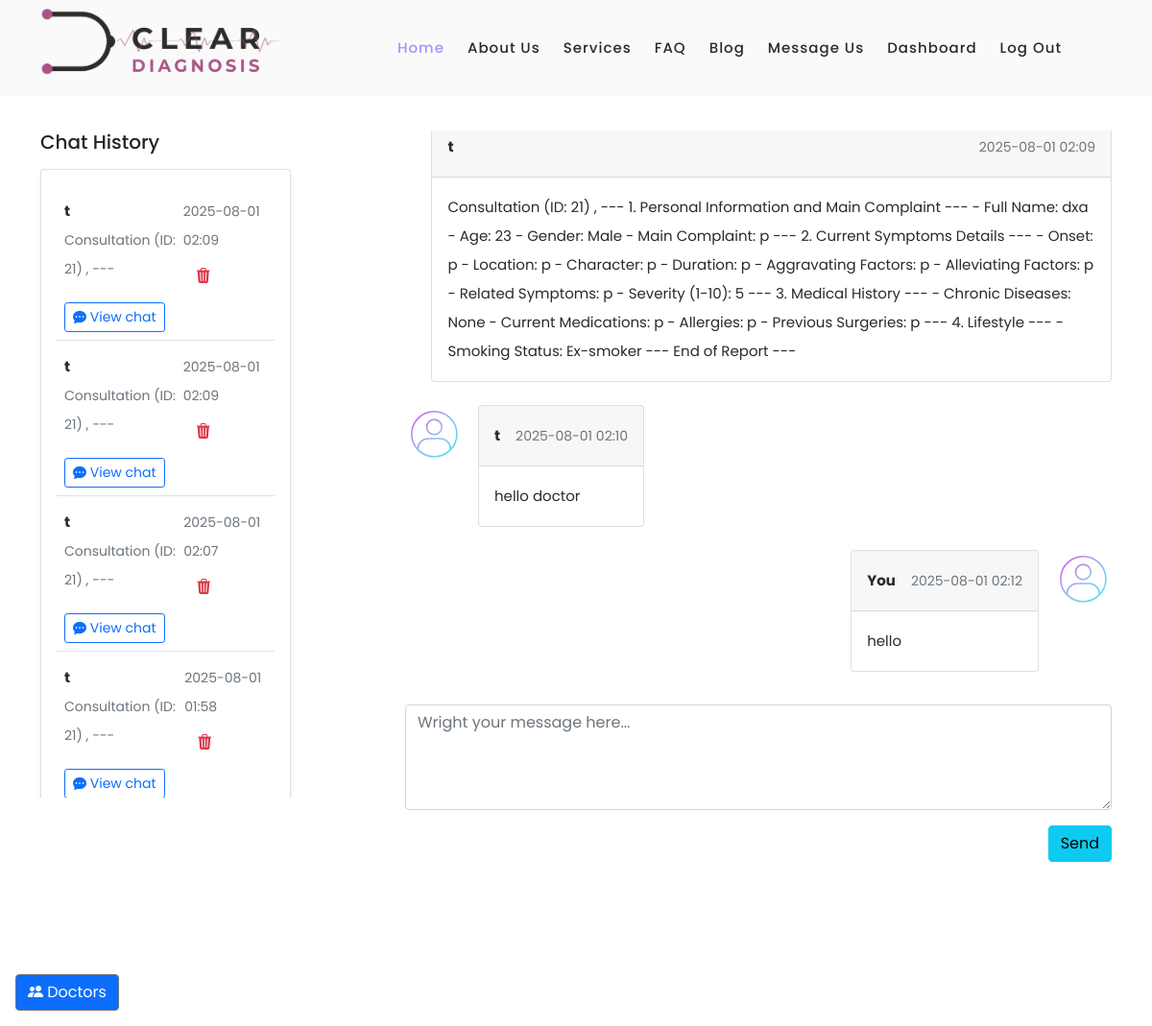
Page /chat/16/doctor/2?user_id=1 (signed in) on the committed database.
### models.py (models this page shows, shortened)
class Conversation(db.Model):
    id = db.Column(db.Integer, primary_key=True)
    user_id = db.Column(db.Integer, db.ForeignKey('users.id'), nullable=False)
    role = db.Column(db.String(50), default='User')  # 'User' or 'Doctor'
    subject = db.Column(db.String(255), nullable=False)
    messages = db.relationship('Message', backref='conversation',cascade="all, delete-orphan", lazy=True, order_by="Message.timestamp")
    doctor_id = db.Column(db.Integer, db.ForeignKey('doctors.id'), nullable=True)
    timestamp = db.Column(db.DateTime, default=datetime.utcnow)
    status = db.Column(db.String(50), default='active')  # 'active', 'closed', 'pending'
    user = db.relationship('User', backref='conversations')

class User(db.Model):
    __tablename__ = 'users'
    id = db.Column(db.Integer, primary_key=True)
    username = db.Column(db.String(80), unique=True, nullable=False)
    email = db.Column(db.String(120), unique=True, nullable=False)
    password_hash = db.Column(db.String(128), nullable=False)
    role = db.Column(db.String(50), default='user')
    is_admin = db.Column(db.Boolean, default=False)
    is_online = db.Column(db.Boolean, default=False)
    last_login = db.Column(db.DateTime, nullable=True)
    created_at = db.Column(db.DateTime, server_default=db.func.now())
    updated_at = db.Column(db.DateTime, server_default=db.func.now(), onupdate=db.func.now())
    doctor_profile = db.relationship('Doctor', back_populates='user', uselist=False)

class Message(db.Model):
    id = db.Column(db.Integer, primary_key=True)
    conversation_id = db.Column(db.Integer, db.ForeignKey('conversation.id'), nullable=False)
    sender_id = db.Column(db.Integer, db.ForeignKey('users.id'), nullable=False)
    role = db.Column(db.String(50), default='User')  # 'User' or 'Doctor' or 'Assistant'
    content = db.Column(db.Text, nullable=False)
    timestamp = db.Column(db.DateTime, default=datetime.utcnow)
    sender = db.relationship('User')

### app.py (the view, shortened to what this page needs)
@app.route('/chat/<int:conversation_id>', defaults={'doctor_id': None}, methods=['GET', 'POST'])
@app.route('/chat/<int:conversation_id>/doctor/<int:doctor_id>', methods=['GET', 'POST'])
@login_required
def chat(conversation_id, doctor_id):
    doctors = db.session.query(User).join(Doctor).filter(User.role == 'doctor').all()
    conversations = Conversation.query.filter_by(user_id=current_user.id).order_by(Conversation.timestamp.desc()).all()
    doctor_conversations = Conversation.query.filter_by(doctor_id=current_user.id).order_by(Conversation.timestamp.desc()).all()
    if current_user.role == 'doctor':
        conversations = doctor_conversations
    if conversation_id == 0:
        return render_template('chat.html', conversations=conversations, doctors=doctors,doctor_id=doctor_id, new_chat=True)
    user_id = request.args.get('user_id', type=int)
    if user_id :
        convo = Conversation.query.filter_by(id=conversation_id, user_id=user_id, doctor_id=current_user.id).first_or_404()
    else:
        convo = Conversation.query.filter_by(id=conversation_id, user_id=current_user.id).first_or_404()
    return render_template('chat.html', conversations=conversations, conversation=convo, doctors=doctors, new_chat=False)

### app.py (called while the page is built)
@login_manager.user_loader
def load_user(user_id):
    return UserLogin.query.get(int(user_id))

@app.before_request
def create_tables():
    db.create_all()

@app.before_request
def update_last_seen():
    if current_user.is_authenticated:
        current_user.last_login = datetime.utcnow()
        db.session.commit()

### templates/chat.html (shortened to what this page needs)
{%extends "base.html" %}
{% block content %}
<section>
  <div class="container py-3">
    <div class="row">
      <div class="col-md-5 col-lg-4 col-xl-3 mb-4 mb-md-0 overflow-auto" style='height: 65vh;' id="chat-history">
        <h5 class="font-weight-bold mb-3 text-center text-lg-start">Chat History</h5>
        <div class="card shadow-sm">
          <div class="card-body">
          {% if conversations %}
            <ul class="list-unstyled mb-0">
            {% for conversation in conversations %}
              <li class="p-2 border-bottom">
                <a href="#!" class="d-flex justify-content-between">
                  <div class="d-flex flex-row">
                    <div class="pt-1">
                      <p class="fw-bold mb-0">
                        {% if conversation.doctor_id %}
                          {% if current_user.role == 'doctor' %}
                            {{ conversation.user.username }}
                          {% else %}
                            Dr. {{ conversation.doctor_id | doctor_name }}
                          {% endif %}
                        {% else %}
                          Medical Assistant
                        {% endif %}
                      </p>
                      <p class="small text-muted">{{ conversation.subject[:120] }}{% if conversation.subject|length > 120 %}...{% endif %}</p>
                    </div>
                  </div>
                  <div class="pt-1">
                    <p class="small text-muted mb-1">{{ conversation.timestamp.strftime('%Y-%m-%d %H:%M') }}</p>
                    <form method="POST"
                          action="{{ url_for('delete_conversation', conversation_id=conversation.id) }}"
                          class="delete-form">
                      <button type="button" class="btn btn-link text-danger trigger-delete">
                        <i class="bi bi-trash3-fill"></i>
                      </button>
                    </form>
                  </div>
                </a>
                      <p>
                        {% if current_user.role == 'doctor' %}
                        <a href="{{ url_for('chat', conversation_id=conversation.id,doctor_id=conversation.doctor_id, user_id=conversation.user_id) }}" class="btn btn-sm btn-outline-primary mt-2">
                        {% else %}
                        <a href="{{ url_for('chat', conversation_id=conversation.id, doctor_id=conversation.doctor_id) }}" class="btn btn-sm btn-outline-primary mt-2">
                        {% endif %}
                          <i class="bi bi-chat-dots-fill"></i>
                        View chat
                        </a>
                      </p>
              </li>
              {% endfor %}
            </ul>
          {% else %}
            <p class="text-muted">No conversation history yet.</p>
          {% endif %}
          </div>
        </div>
      </div>
      <div class="col-md-1 col-lg-1 col-xl-1 overflow-auto"  style='height: 65vh;' id=""></div>
      <div class="col-md-6 col-lg-7 col-xl-8 ' id="chat-box">
        <div  id="chat-messages" style="height: 55vh; overflow-y: auto;">
        <ul class="list-unstyled">
          {% if conversation %}
            {%if conversation.messages %}
              {% for msg in conversation.messages %}
                {% if msg.sender_id == current_user.id %}
                  <li class="d-flex flex-row-reverse mb-4">
                    <img src="{{ url_for('static', filename='images/avatar.svg') }}" alt="avatar"
                        class="rounded-circle d-flex align-self-start ms-3 shadow-1-strong" style="width:60px">
                    <div class="card">
                      <div class="card-header d-flex justify-content-between p-3">
                        <p class="fw-bold mb-0">You</p>
                        <p class="text-muted small mb-0 ms-3"> {{ msg.timestamp.strftime('%Y-%m-%d %H:%M') }}</p>
                      </div>
                      <div class="card-body">
                        <p class="mb-0">
                          {{ msg.content }}
                        </p>
                      </div>
                    </div>
                  </li>
                {% elif msg.sender.username %}
                  <li class="d-flex mb-4">
                    <img src="{{ url_for('static', filename='images/avatar.svg') }}" alt="avatar"
                      class="rounded-circle d-flex align-self-start me-3 shadow-1-strong" style="width:60px">
                    <div class="card">
                      <div class="card-header d-flex justify-content-between p-3">
                        <p class="fw-bold mb-0">
                            {%if msg.sender.role == 'doctor' %}
                              Dr. {{ conversation.doctor_id | doctor_name}}
                            {% else %}
                              {{ msg.sender.username }}
                            {% endif %}
                        </p>
                        <p class="text-muted small mb-0 ms-3"> {{ msg.timestamp.strftime('%Y-%m-%d %H:%M') }}</p>
                      </div>
                      <div class="card-body">
                        <p class="mb-0">
                          {{ msg.content }}
                        </p>
                      </div>
                  </div>
                  </li>
                {% endif %}
              {% endfor %}
          {% endif %}
        </ul>
        </div>
        <div style="margin-top: 10px;">
          <ul class="list-unstyled">
              <form id="chat-form" method="POST">
                <li class="bg-white mb-3">
                  <div data-mdb-input-init class="form-outline">
                    <textarea required autofocus class="form-control bg-body-tertiary" placeholder="Wright your message here..." name="message" id="textAreaExample2" rows="4"></textarea>
                  </div>
                </li>
                <button  type="submit" data-mdb-button-init data-mdb-ripple-init class="btn btn-info btn-rounded float-end">Send</button>
            </form>
            {% endif %}
          </ul>
        </div>
      </div>
    </div>
  </div>
</section>
{% endblock %}

### static/css/templatemo-space-dynamic.css (style rules this page uses)
html, body, div, span, applet, object, iframe, h1, h2, h3, h4, h5, h6, p, blockquote, div pre, a, abbr, acronym, address, big, cite, code, del, dfn, em, font, img, ins, kbd, q, s, samp, small, strike, strong, sub, sup, tt, var, b, u, i, center, dl, dt, dd, ol, ul, li, figure, header, nav, section, article, aside, footer, figcaption { margin: 0; padding: 0; border: 0; outline: 0; }
ul, li { padding: 0; margin: 0; list-style: none; }
header, nav, section, article, aside, footer, hgroup { display: block; }
* { box-sizing: border-box; }
html, body { font-family: 'Poppins', sans-serif; font-weight: 400; background-color: #fff; -ms-text-size-adjust: 100%; -webkit-font-smoothing: antialiased; -moz-osx-font-smoothing: grayscale; }
a { text-decoration: none !important; }
h1, h2, h3, h4, h5, h6 { margin-top: 0px; margin-bottom: 0px; }
ul { margin-bottom: 0px; }
p { font-size: 15px; line-height: 30px; color: #2a2a2a; }
img { width: 100%; overflow: hidden; }
html, body { background: #fff; font-family: 'Poppins', sans-serif; }

### rows in the picture
Conversation: user.username "t", subject "Consultation (ID: 21) , ---", timestamp "2025-08-01 02:09"
Conversation: user.username "t", subject "Consultation (ID: 21) , ---", timestamp "2025-08-01 02:09"
Conversation: user.username "t", subject "Consultation (ID: 21) , ---", timestamp "2025-08-01 02:07"
Conversation: user.username "t", subject "Consultation (ID: 21) , ---", timestamp "2025-08-01 01:58"
Message: sender.username "t", timestamp "2025-08-01 02:09", content "Consultation (ID: 21) , --- 1. Personal Information and Main Complaint --- - Full Name: dxa - Age: 23 - Gender: Male - Main Complaint: p --- 2. Current Symptoms Details --- - Onset: p - Location: p - Character: p - Duration: p - Aggravating Factors: p - Alleviating Factors: p - Related Symptoms: p - Severity (1-10): 5 --- 3. Medical History --- - Chronic Diseases: None - Current Medications: p - Allergies: p - Previous Surgeries: p --- 4. Lifestyle --- - Smoking Status: Ex-smoker --- End of Report ---"
Message: sender.username "t", timestamp "2025-08-01 02:10", content "hello doctor"
Message: timestamp "2025-08-01 02:12", content "hello"
